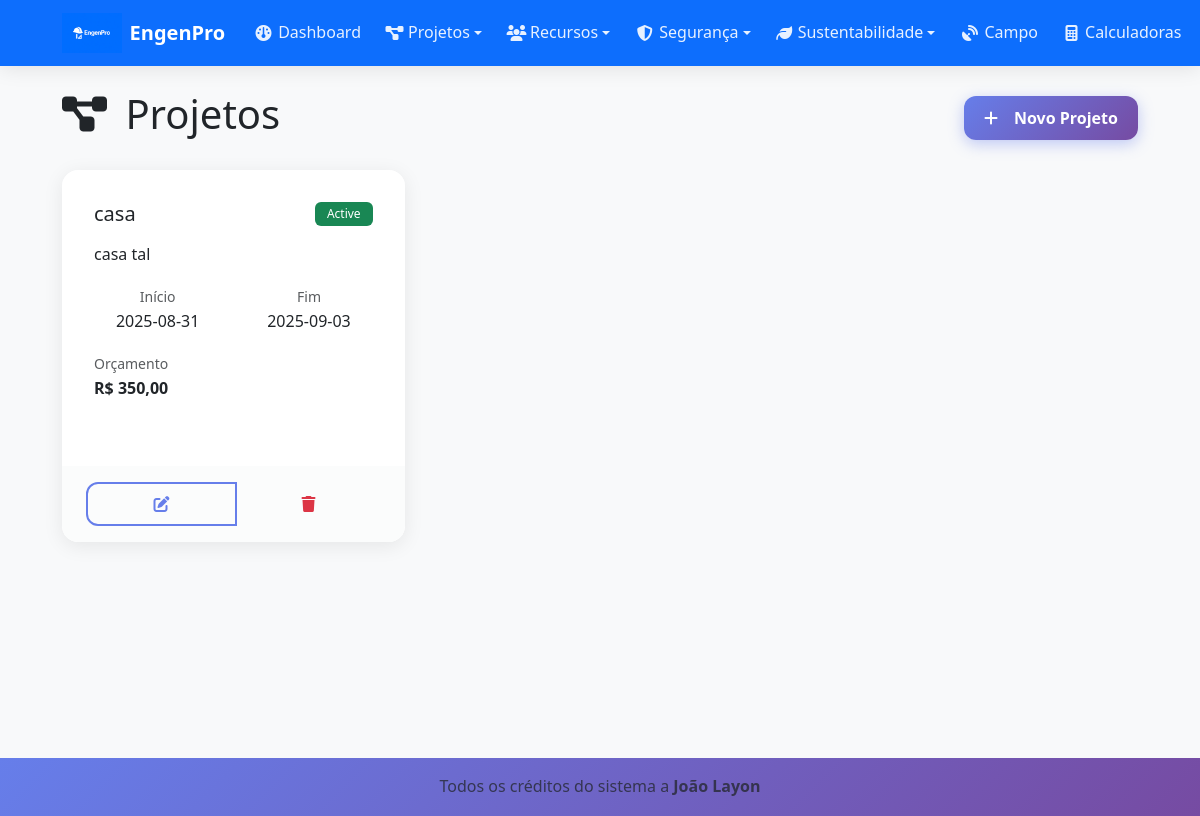
/projects/ (signed in), run on the app's committed database.
### tables this page shows
CREATE TABLE projects (
    id INTEGER PRIMARY KEY AUTOINCREMENT,
    name TEXT NOT NULL,
    description TEXT,
    status TEXT DEFAULT 'active',
    start_date DATE,
    end_date DATE,
    budget REAL DEFAULT 0,
    user_id INTEGER,
    created_at TIMESTAMP DEFAULT CURRENT_TIMESTAMP,
    FOREIGN KEY (user_id) REFERENCES users (id)
);

### blueprints/projects.py (the view)
@projects_bp.route('/')
def index():
    if 'user_id' not in session:
        return redirect(url_for('auth.login'))
    db = get_db()
    projects = db.execute(
        'SELECT * FROM projects ORDER BY created_at DESC'
    ).fetchall()
    return render_template('projects/index.html', projects=projects)

### blueprints/projects.py (called while the page is built)
def get_db():
    from flask import current_app
    return current_app.get_db()

### templates/projects/index.html (shortened to what this page needs)
{% extends "base.html" %}
{% block content %}
<div class="d-flex justify-content-between align-items-center mb-4">
    <h1>
        <i class="fas fa-project-diagram me-2"></i>
        Projetos
    </h1>
    <a href="{{ url_for('projects.new') }}" class="btn btn-primary">
        <i class="fas fa-plus me-2"></i>
        Novo Projeto
    </a>
</div>
{% if projects %}
    <div class="row">
        {% for project in projects %}
            <div class="col-md-6 col-lg-4 mb-4">
                <div class="card h-100">
                    <div class="card-body">
                        <div class="d-flex justify-content-between align-items-start mb-3">
                            <h5 class="card-title mb-0">{{ project.name }}</h5>
                            <span class="badge bg-{{ 'success' if project.status == 'active' else 'secondary' }}">
                                {{ project.status.title() }}
                            </span>
                        </div>
                        {% if project.description %}
                            <p class="card-text">{{ project.description[:100] }}{% if project.description|length > 100 %}...{% endif %}</p>
                        {% endif %}
                        <div class="row text-center">
                            <div class="col-6">
                                <small class="text-muted">Início</small>
                                <div>{{ project.start_date or 'N/A' }}</div>
                            </div>
                            <div class="col-6">
                                <small class="text-muted">Fim</small>
                                <div>{{ project.end_date or 'N/A' }}</div>
                            </div>
                        </div>
                        {% if project.budget %}
                            <div class="mt-3">
                                <small class="text-muted">Orçamento</small>
                                <div class="fw-bold">R$ {{ "{:,.2f}".format(project.budget).replace(',', '.').replace('.', ',', 1) }}</div>
                            </div>
                        {% endif %}
                    </div>
                    <div class="card-footer">
                        <div class="btn-group w-100" role="group">
                            <a href="{{ url_for('projects.edit', id=project.id) }}" class="btn btn-outline-primary">
                                <i class="fas fa-edit"></i>
                            </a>
                            <button type="button" class="btn btn-outline-danger" onclick="confirmDelete({{ project.id }}, '{{ project.name }}')">
                                <i class="fas fa-trash"></i>
                            </button>
                        </div>
                    </div>
                </div>
            </div>
        {% endfor %}
    </div>
{% endif %}
{% endblock %}

### static/css/style.css (style rules this page uses)
:root { --primary-color: #0d6efd; --success-color: #198754; --warning-color: #ffc107; --danger-color: #dc3545; --info-color: #0dcaf0; --dark-color: #212529; --light-color: #f8f9fa; --border-radius: 0.375rem; --box-shadow: 0 0.125rem 0.25rem rgba(0, 0, 0, 0.075); --box-shadow-lg: 0 1rem 3rem rgba(0, 0, 0, 0.175); }
body { font-family: 'Segoe UI', Tahoma, Geneva, Verdana, sans-serif; background-color: #f8f9fa; line-height: 1.6; }
.card { border: none; box-shadow: var(--box-shadow); transition: all 0.3s ease; border-radius: var(--border-radius); }
.btn { border-radius: var(--border-radius); font-weight: 500; transition: all 0.3s ease; border-width: 1px; }
.btn-group .btn { transform: none; }
.badge { font-weight: 500; padding: 0.375rem 0.75rem; border-radius: var(--border-radius); }
* { box-sizing: border-box; }
html { scroll-behavior: smooth; -webkit-text-size-adjust: 100%; }
body { -webkit-overflow-scrolling: touch; touch-action: manipulation; }
.card { border: none; border-radius: 16px; box-shadow: 0 4px 20px rgba(0,0,0,0.08); transition: all 0.4s cubic-bezier(0.175, 0.885, 0.32, 1.275); overflow: hidden; margin-bottom: 1.5rem; backdrop-filter: blur(10px); background: rgba(255, 255, 255, 0.95); }
.card-body { padding: 1.5rem; }
.card-footer { background: rgba(248, 249, 250, 0.5); border: none; border-radius: 0 0 16px 16px; padding: 1rem 1.5rem; }
.btn { min-height: 44px; padding: 0.75rem 1.5rem; border-radius: 12px; font-weight: 600; border: none; position: relative; overflow: hidden; transition: all 0.3s cubic-bezier(0.175, 0.885, 0.32, 1.275); text-decoration: none; display: inline-flex; align-items: center; justify-content: center; gap: 0.5rem; font-size: 0.95rem; cursor: pointer; user-select: none; -webkit-tap-highlight-color: transparent; }
.btn::before { content: ''; position: absolute; top: 0; left: -100%; width: 100%; height: 100%; background: linear-gradient(90deg, transparent, rgba(255,255,255,0.3), transparent); transition: left 0.6s; }
.btn-primary { background: linear-gradient(135deg, #667eea 0%, #764ba2 100%); color: white; box-shadow: 0 4px 15px rgba(102, 126, 234, 0.4); }
.btn-outline-primary { border: 2px solid #667eea; color: #667eea; background: transparent; }
@media (min-width: 414px) { .btn { font-size: 1rem; } }
@media (min-width: 414px) { .card-body { padding: 1.75rem; } }
@media (min-width: 768px) { .card { margin-bottom: 2rem; } }
@media (min-width: 768px) { .card-body { padding: 2rem; } }
@media (min-width: 768px) { .btn { min-height: 40px; padding: 0.625rem 1.25rem; } }
.btn, .card, .nav-link, .dropdown-item, .table tbody tr { -webkit-tap-highlight-color: transparent; touch-action: manipulation; }
.btn, .form-control, .form-select, .nav-link { min-height: 44px; }
* { -webkit-transform: translateZ(0); transform: translateZ(0); }
.card, .btn, .navbar, .table-responsive { will-change: transform; backface-visibility: hidden; perspective: 1000px; }

### data on the page
projects: name "casa", status "Active", description "casa tal", start_date "2025-08-31", end_date "2025-09-03", budget "350,00"
